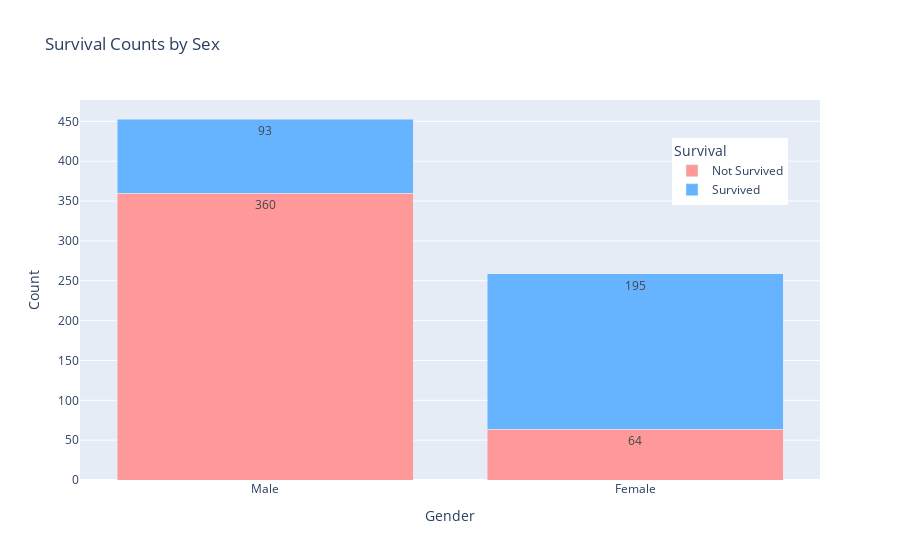

Notebook code cell kept with this figure:
### Code cell
# Create a summary DataFrame
summary_df = train_titanic_dropped_age_nan_rows.groupby(['Sex', 'Survived']).size().unstack().fillna(0)
summary_df.columns = ['Not Survived', 'Survived']
summary_df = summary_df.reset_index()

# Plotting with Plotly
fig = px.bar(summary_df,
             x = 'Sex',
             y = ['Not Survived', 'Survived'],
             title = 'Survival Counts by Sex',
             labels = {'value': 'Count', 'Sex': 'Gender'},
             color_discrete_map = {'Not Survived': '#FF9999', 'Survived': '#66B3FF'},  # Softer colors
             text_auto = True,  # Add text labels on bars
             )

# Customize layout
fig.update_layout(
    barmode = 'stack',
    xaxis_title = 'Gender',
    yaxis_title = 'Count',
    legend_title = 'Survival',
    legend = dict(x=0.8, y=0.9),
    xaxis = dict(
        title = 'Gender',  # X-axis title
        tickvals = [0, 1],  # Optional: Set specific tick values if needed
        ticktext = ['Male', 'Female'],  # Custom tick text
    ),
    yaxis = dict(
        title = 'Count',  # Y-axis title
        tickformat = ',',  # Format y-axis ticks with commas for thousands (if needed)
    )
)

# Show plot
fig.show()

### Figure 1 — Plotly figure (JSON) as saved in the notebook; plotly's stock layout.template omitted (floating-point values rounded to 4 significant figures)
{"data": [{"alignmentgroup": "True", "hovertemplate": "variable=Not Survived<br>Gender=%{x}<br>Count=%{y}<extra></extra>", "legendgroup": "Not Survived", "marker": {"color": "#FF9999", "pattern": {"shape": ""}}, "name": "Not Survived", "offsetgroup": "Not Survived", "orientation": "v", "showlegend": true, "textposition": "auto", "texttemplate": "%{y}", "type": "bar", "x": [0, 1], "xaxis": "x", "y": [360, 64], "yaxis": "y"}, {"alignmentgroup": "True", "hovertemplate": "variable=Survived<br>Gender=%{x}<br>Count=%{y}<extra></extra>", "legendgroup": "Survived", "marker": {"color": "#66B3FF", "pattern": {"shape": ""}}, "name": "Survived", "offsetgroup": "Survived", "orientation": "v", "showlegend": true, "textposition": "auto", "texttemplate": "%{y}", "type": "bar", "x": [0, 1], "xaxis": "x", "y": [93, 195], "yaxis": "y"}], "layout": {"barmode": "stack", "legend": {"title": {"text": "Survival"}, "tracegroupgap": 0, "x": 0.8, "y": 0.9}, "title": {"text": "Survival Counts by Sex"}, "xaxis": {"anchor": "y", "domain": [0, 1], "ticktext": ["Male", "Female"], "tickvals": [0, 1], "title": {"text": "Gender"}}, "yaxis": {"anchor": "x", "domain": [0, 1], "tickformat": ",", "title": {"text": "Count"}}}}
